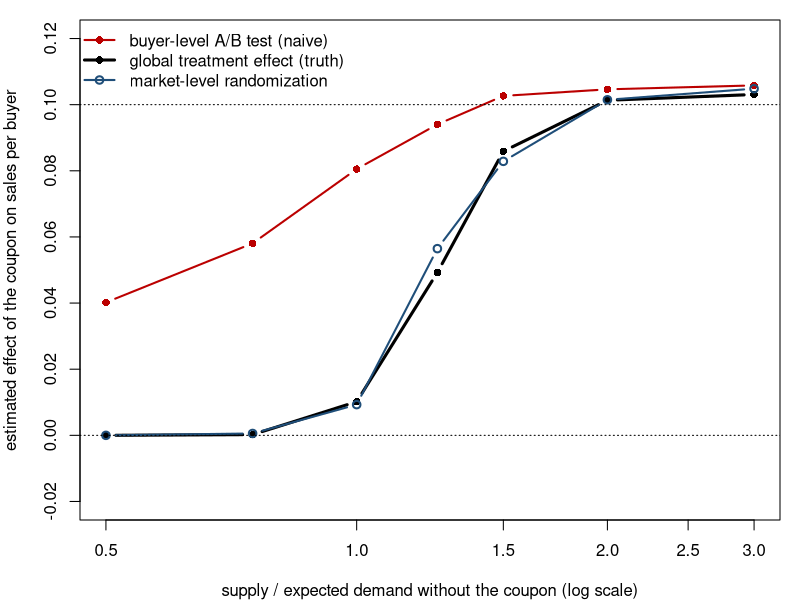
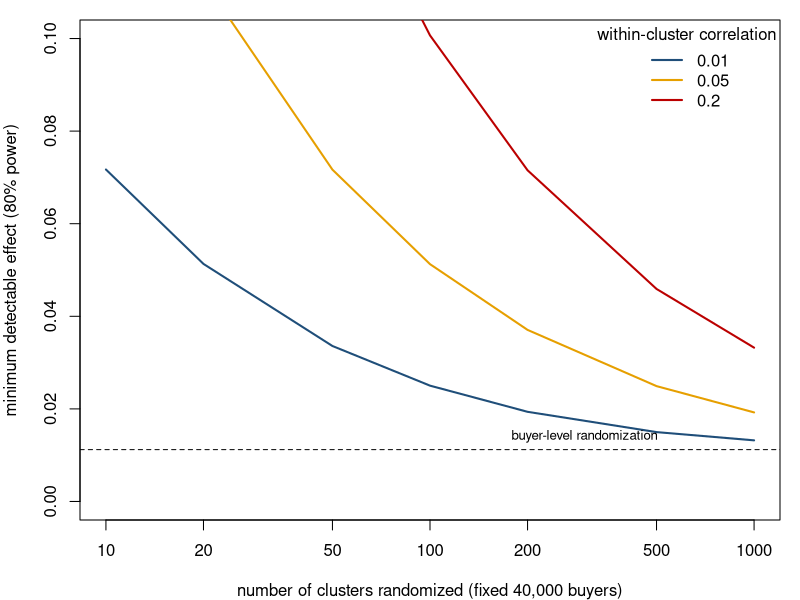

Write the R code that produced these figures, in order.
# Interference in a marketplace experiment (Session 5b, "when units interfere").
# Buyers in each market draw from a shared, limited inventory. A coupon (treatment) raises a buyer's
# purchase propensity. When supply binds, treated buyers take units that control buyers would have
# bought, so a buyer-level A/B test overstates the global effect. Dependencies: none.
set.seed(20261001)
pdf_open <- function(f, w = 7, h = 4.2) pdf(f, width = w, height = h, pointsize = 11)
col1 <- "#1f4e79"; col2 <- "#bb0000"; col3 <- "#e69f00"
p0 <- 0.20; delta <- 0.10; B <- 200                    # buyers per market; control propensity; coupon lift
run_market <- function(treat, supply) {                # treat: 0/1 vector over buyers; returns sales per buyer
  want <- rbinom(length(treat), 1, p0 + delta * treat)
  order_ <- sample(seq_along(treat)); sold <- integer(length(treat)); left <- supply
  for (i in order_) { if (want[i] == 1 && left > 0) { sold[i] <- 1L; left <- left - 1 } }
  sold
}
sim <- function(ratio, M = 200) {                      # ratio = supply / expected control demand
  supply <- round(ratio * p0 * B)
  naive <- gte <- clus <- numeric(M); cl_treat <- rbinom(M, 1, 0.5)
  for (m in 1:M) {
    tr <- rbinom(B, 1, 0.5); s <- run_market(tr, supply)
    naive[m] <- mean(s[tr == 1]) - mean(s[tr == 0])               # buyer-level A/B
    gte[m] <- mean(run_market(rep(1, B), supply)) - mean(run_market(rep(0, B), supply))   # all-on vs all-off
    clus[m] <- mean(run_market(rep(cl_treat[m], B), supply))      # market-level randomization
  }
  c(ratio = ratio, naive = mean(naive), gte = mean(gte),
    cluster = mean(clus[cl_treat == 1]) - mean(clus[cl_treat == 0]),
    se_naive = sd(naive) / sqrt(M), se_cluster = sqrt(var(clus[cl_treat == 1]) / sum(cl_treat) + var(clus[cl_treat == 0]) / sum(1 - cl_treat)))
}
ratios <- c(0.5, 0.75, 1, 1.25, 1.5, 2, 3)
res <- t(sapply(ratios, sim)); print(round(res, 4))
pdf_open("fig_interference.pdf")
par(mar = c(4, 4, 1, 1))
plot(res[, "ratio"], res[, "naive"], type = "b", pch = 16, lwd = 2, col = col2, ylim = c(-0.02, 0.12), log = "x",
     xlab = "supply / expected demand without the coupon (log scale)", ylab = "estimated effect of the coupon on sales per buyer")
lines(res[, "ratio"], res[, "gte"], type = "b", pch = 16, lwd = 3, col = "black")
lines(res[, "ratio"], res[, "cluster"], type = "b", pch = 1, lwd = 2, col = col1)
abline(h = delta, lty = 3); abline(h = 0, lty = 3)
legend("topleft", bty = "n", legend = c("buyer-level A/B test (naive)", "global treatment effect (truth)", "market-level randomization"),
       col = c(col2, "black", col1), lwd = c(2, 3, 2), pch = c(16, 16, 1))
dev.off()
write_tab <- function(file, header, rows, align) { con <- file(file, "w"); writeLines(sprintf("\\begin{tabular}{%s}\\toprule", align), con)
  writeLines(paste0(header, " \\\\ \\midrule"), con); for (r in rows) writeLines(paste0(r, " \\\\"), con); writeLines("\\bottomrule\\end{tabular}", con); close(con) }
fmt <- function(x, d = 3) formatC(x, format = "f", digits = d)
sel <- res[res[, "ratio"] %in% c(0.75, 1, 2), ]
write_tab("tab_interference.tex",
  "Supply / control demand & Buyer-level A/B & Global effect (truth) & Market-level randomization & SE, buyer-level & SE, market-level",
  apply(sel, 1, function(r) sprintf("%s & %s & %s & %s & %s & %s", fmt(r["ratio"], 2), fmt(r["naive"]), fmt(r["gte"]), fmt(r["cluster"]), fmt(r["se_naive"], 4), fmt(r["se_cluster"], 4))),
  "lccccc")
# design effect: MDE as a function of clusters, for a fixed number of buyers
pdf_open("fig_design_effect.pdf", w = 6.5, h = 4)
par(mar = c(4, 4, 1, 1))
n_tot <- 40000; icc <- c(0.01, 0.05, 0.2); G <- c(10, 20, 50, 100, 200, 500, 1000)
plot(NA, xlim = c(10, 1000), ylim = c(0, 0.1), log = "x", xlab = "number of clusters randomized (fixed 40,000 buyers)", ylab = "minimum detectable effect (80% power)")
sd_y <- sqrt(p0 * (1 - p0))
for (k in seq_along(icc)) { m <- n_tot / G; deff <- 1 + (m - 1) * icc[k]; mde <- 2.8 * sd_y * sqrt(4 * deff / n_tot)
  lines(G, mde, lwd = 2, col = c(col1, col3, col2)[k]) }
abline(h = 2.8 * sd_y * sqrt(4 / n_tot), lty = 2); text(300, 2.8 * sd_y * sqrt(4 / n_tot), "buyer-level randomization", pos = 3, cex = 0.8)
legend("topright", bty = "n", title = "within-cluster correlation", legend = icc, col = c(col1, col3, col2), lwd = 2)
dev.off()
cat("done.\n")
